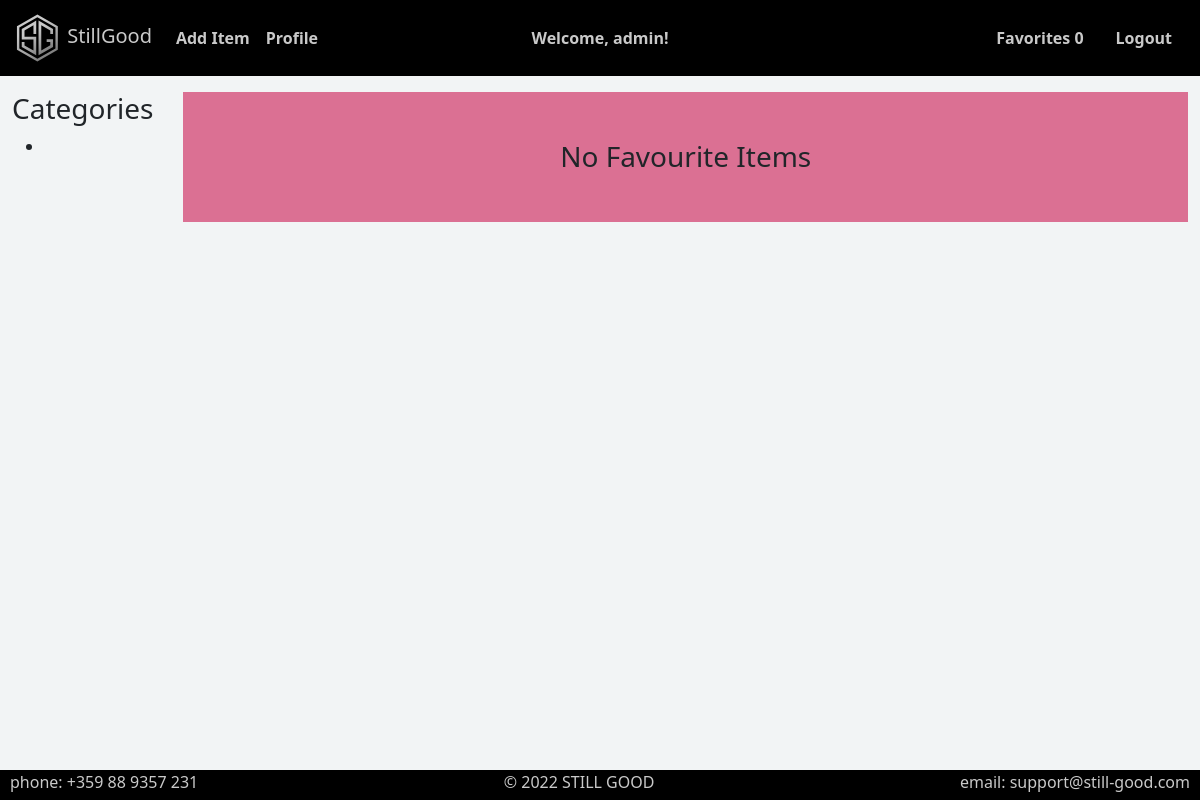
The page /favourites/admin/ (signed in) on the database as committed earlier.
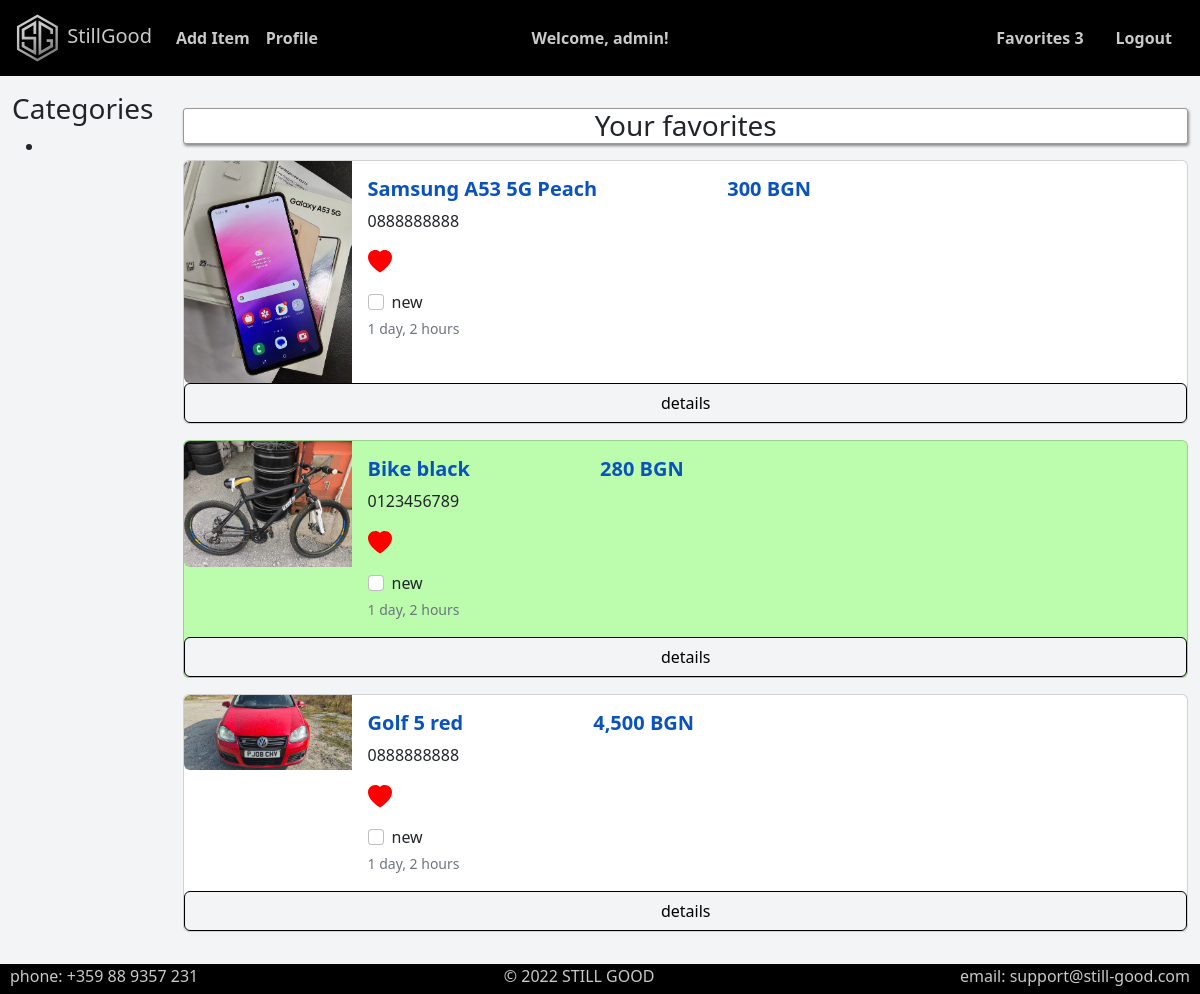
The same page on the database as committed later.
### project_1/users/models.py (models this page shows, shortened)
class AppUser(auth_models.AbstractUser):
    MIN_LEN_FIRST_NAME = 2
    MAX_LEN_FIRST_NAME = 30
    MIN_LEN_LAST_NAME = 2
    MAX_LEN_LAST_NAME = 30
    MAX_LEN_LOCATION = 45
    MIN_LEN_LOCATION = 3
    personal_photo = models.ImageField(
        upload_to='users_photos',
        blank=False,
        default='defaults/no-user-photo.png',
    )
    first_name = models.CharField(
        max_length=MAX_LEN_FIRST_NAME,
        validators=(
            validators.MinLengthValidator(MIN_LEN_FIRST_NAME),
            validate_personal_names,
        ),
        blank=True,
    )
    last_name = models.CharField(
        max_length=MAX_LEN_LAST_NAME,
        validators=(
            validators.MinLengthValidator(MIN_LEN_LAST_NAME),
            validate_personal_names,
        ),
        blank=True,
    )
    gender = models.CharField(
        choices=Genders.choices(),
        max_length=Genders.max_len(),
        blank=True,
    )
    phone = models.CharField(
        max_length=10,
        validators=(validate_phone,),
        blank=True,
    )
    location = models.CharField(
        max_length=MAX_LEN_LOCATION,
        validators=(
            validators.MinLengthValidator(MIN_LEN_LOCATION),
            validate_location),
        blank=True,
    )
    email = models.EmailField(unique=True, blank=False, )
    class Meta:
        ordering = ['pk']

### project_1/items/models.py (models this page shows, shortened)
class Item(models.Model):
    MAX_LEN_TITLE = 40
    MIN_LEN_TITLE = 2
    MAX_LEN_LOCATION = 60
    MIN_LEN_LOCATION = 2
    user = models.ForeignKey(
        UserModel,
        on_delete=models.CASCADE,
    )
    title = models.CharField(
        max_length=MAX_LEN_TITLE,
        validators=[MinLengthValidator(MIN_LEN_TITLE)],
        blank=False,
    )
    category = models.ForeignKey(Category, on_delete=models.CASCADE)
    image_main = models.ImageField(upload_to='items_photos_mains', default='defaults/no-img.png')
    description = models.TextField()
    is_new = models.BooleanField(default=False, )
    price = models.IntegerField()
    location = models.CharField(
        max_length=MAX_LEN_LOCATION,
        validators=[
            MinLengthValidator(MIN_LEN_LOCATION),
            validate_location],
        blank=True,
    )
    phone = models.CharField(
        max_length=10,
        validators=[validate_phone, ],
        blank=True,
    )
    email = models.EmailField(blank=True, )  # no need to be unique
    date_added = models.DateTimeField(auto_now_add=True, )
    slug = models.SlugField(unique=True, null=False, blank=True, editable=False)
    class Meta:
        ordering = ['-pk']

### project_1/common/views.py (the view)
# urls.py: path('favourites/<str:username>/', login_required(views.list_favourite_items), name='list favourite items'),
def list_favourite_items(request, username):
    categories = Category.objects.all()
    favourite_items = [f.item for f in request.user.favourite_set.all()]
    context = {
        'categories': categories,
        'items': favourite_items,
    }
    return render(request, template_name='common/list-favourite-items.html', context=context)

### project_1/users/templatetags/humanize.py (called while the page is built, shortened)
@register.filter(is_safe=True)
def intcomma(value, use_l10n=True):
    if use_l10n:
        try:
            if not isinstance(value, (float, Decimal)):
                value = int(value)
        except (TypeError, ValueError):
            return intcomma(value, False)
        else:
            return number_format(value, use_l10n=True, force_grouping=True)

### templates/common/list-favourite-items.html (shortened to what this page needs)
{% extends 'base.html' %}
{% block content %}
    {% load humanize %}
    <div class="grid-sm-big">
        <div class="container">
            {% include 'partials/category-side-bar.html' %}
        </div>
        <div class="container">
            {% if items %}
                <h3 class="text-center mb-3 result-message">Your favorites</h3>
                {% for item in items %}
                    <div class="card mb-3
                        {% if request.user.is_authenticated and request.user == item.user %}
                        mark-mine
                        {% endif %}">
                        <div class="row g-0">
                            <div class="col-md-2">
                                <img src="{{ item.image_main.url }}" class="img-fluid rounded-start" alt="img">
                            </div>
                            <div class="col-md-8">
                                <div class="card-body">
                                    <h5 class="card-title c-t">
                                        {{ item.title }} &nbsp&nbsp&nbsp&nbsp&nbsp&nbsp&nbsp&nbsp&nbsp
                                        {{ item.price|intcomma }} BGN
                                    </h5>
                                    <p class="card-text">{{ item.phone }}
                                    </p>
                                    <p>
                                        <a href="{% url 'add a favourite' item_pk=item.pk %}">
                                            {% if item in items %}
                                                {% include 'partials/heart-red.html' %}
                                            {% else %}
                                                {% include 'partials/heart-empty.html' %}
                                            {% endif %}
                                        </a>
                                    </p>
                                    <div class="form-check">
                                        <input class="form-check-input my-isnew" type="checkbox" value=""
                                               id="flexCheckChecked" {% if item.is_new %}checked{% endif %}>
                                        <label class="form-check-label" for="flexCheckChecked">
                                            new
                                        </label>
                                    </div>
                                    <p class="card-text"><small
                                            class="text-muted">{{ item.date_added | timesince }}</small></p>
                                </div>
                            </div>
                            <a href="{% url 'item details' username=item.user.username slug=item.slug %}" class="btn">details</a>
                        </div>
                    </div>
                {% endfor %}
            {% else %}
                <h3 class="text-center mb-3 p-lg-5"
                    style="background: palevioletred">No Favourite Items</h3>
            {% endif %}
        </div>
    </div>
{% endblock %}

### templates/base.html (shortened to what this page needs)
{% load static %}
<!doctype html>
<html lang="en">
<head>
    <link rel="stylesheet" href="{% static 'css/all-styles.css' %}">
</head>
<body style="background-color: #F2F4F5">
<nav class="navbar bg-black navbar-expand-lg">
    <div class="container-fluid">
        <a class="navbar-brand" href="{% url 'home page' %}">
            <img src="{% static "images/sg-logo.svg" %}" alt="logo" class="d-inline-block align-text-center"
                 height="50" width="50">
            StillGood
        </a>
        <div class="collapse navbar-collapse" id="navbarScroll">
            <ul class="navbar-nav me-auto my-2 my-lg-0 navbar-nav-scroll" style="--bs-scroll-height: 100px;">
                <li class="nav-item">
                    <a class="nav-link" href="{% url 'item add' %}">Add Item</a>
                </li>
                {% if not request.user.is_authenticated %}
                    <li class="nav-item">
                        <a class="nav-link" href="{% url 'user register' %}">Register</a>
                    </li>
                    <li class="nav-item">
                        <a class="nav-link" href="{% url 'user login' %}">Login</a>
                    </li>
                    <li class="nav-item welcome position-absolute top-50 start-50 translate-middle">
                        Welcome!
                    </li>
                {% else %}
                    <li class="nav-item">
                        <a class="nav-link" href="{% url 'user details' pk=request.user.pk %}">Profile</a>
                    </li>
                    <li class="nav-item welcome position-absolute top-50 start-50 translate-middle">
                        Welcome, {{ request.user.username }}!
                    </li>
                {% endif %}
            </ul>
            {% if request.user.is_authenticated %}
                <ul class="nav justify-content-end">
                    <li class="nav-item float-left">
                        <a class="nav-link" href="{% url 'list favourite items' username=request.user.username %}">
                            Favorites {{ request.user.favourite_set.all.count }}
                        </a>
                    </li>
                    <li class="nav-item">
                        <a class="nav-link" href="{% url 'user logout' %}">Logout</a>
                    </li>
                </ul>
            {% endif %}
        </div>
    </div>
</nav>
<main>
    {% block content %}
    {% endblock %}
</main>
<footer style="text-align: center">
    © 2022 STILL GOOD
    <span style="float: left"> phone: +359 88 9357 231</span>
    <span style="float: right">email: support@still-good.com </span>
</footer>
</body>
</html>

### templates/partials/category-side-bar.html (shortened to what this page needs)
{% load mptt_tags %}
<h3>Categories</h3>
<ul class="dropdown">
    {% recursetree categories %}
        <li>
        </li>
    {% endrecursetree %}
</ul>

### templates/partials/heart-red.html
<svg style="color: red"
     xmlns="http://www.w3.org/2000/svg"
     width="24"
     height="24"
     fill="currentColor"
     class="bi bi-heart-fill"
     viewBox="0 0 16 16">
    <path fill-rule="evenodd"
          d="M8 1.314C12.438-3.248 23.534 4.735
            8 15-7.534 4.736 3.562-3.248 8 1.314z"
          fill="red">
    </path>
</svg>

### static/css/body-nav-foot.css (style rules this page uses)
body { min-height: 100vh; display: flex; flex-direction: column; }
main { margin-top: 1rem; margin-bottom: 1rem; }
.navbar-brand { color: var(--my_silver); }
.nav-link { color: var(--my_silver); border-radius: 3px; }
.nav-item { color: var(--my_silver); font-weight: bold; }
footer { background: black; width: 100%; height: 30px; color: #C9C9C9; margin-top: auto; }
footer span { margin-left: 10px; margin-right: 10px; }
.welcome { color: var(--my_silver); }

### static/css/buttons.css (style rules this page uses)
.btn { background-color: var(--my_body_color); color: black; padding: 7px 14px; font-size: 16px; cursor: pointer; border-color: black; }

### static/css/rest.css (style rules this page uses)
.my-isnew { pointer-events: none; }
.result-message { margin-top: 1rem; background-color: white!important; box-shadow: 1px 2px 3px #888888; border: 1px solid rgb(156, 152, 152); border-radius: 3px; }
.c-t { color: #0a53be; font-weight: bold; }
.mark-mine { background: var(--my_color_markmine); }
.grid-sm-big { display: grid; grid-template-columns: 0.5fr 3fr; }

Rows that differ between the two databases and show on the page:
changed AppUser "admin": user.favourite_set.all.count "0" → "3"
added Item: image_main (picture), title "Samsung A53 5G Peach", price "300", phone "0888888888", date_added "1 day, 2 hours"
added Item: image_main (picture), title "Bike black", price "280", phone "0123456789", date_added "1 day, 2 hours"
added Item: image_main (picture), title "Golf 5 red", price "4,500", phone "0888888888", date_added "1 day, 2 hours"
Other text that changed with them:
text no longer shown: "No Favourite Items"
text now shown: "Your favorites"
